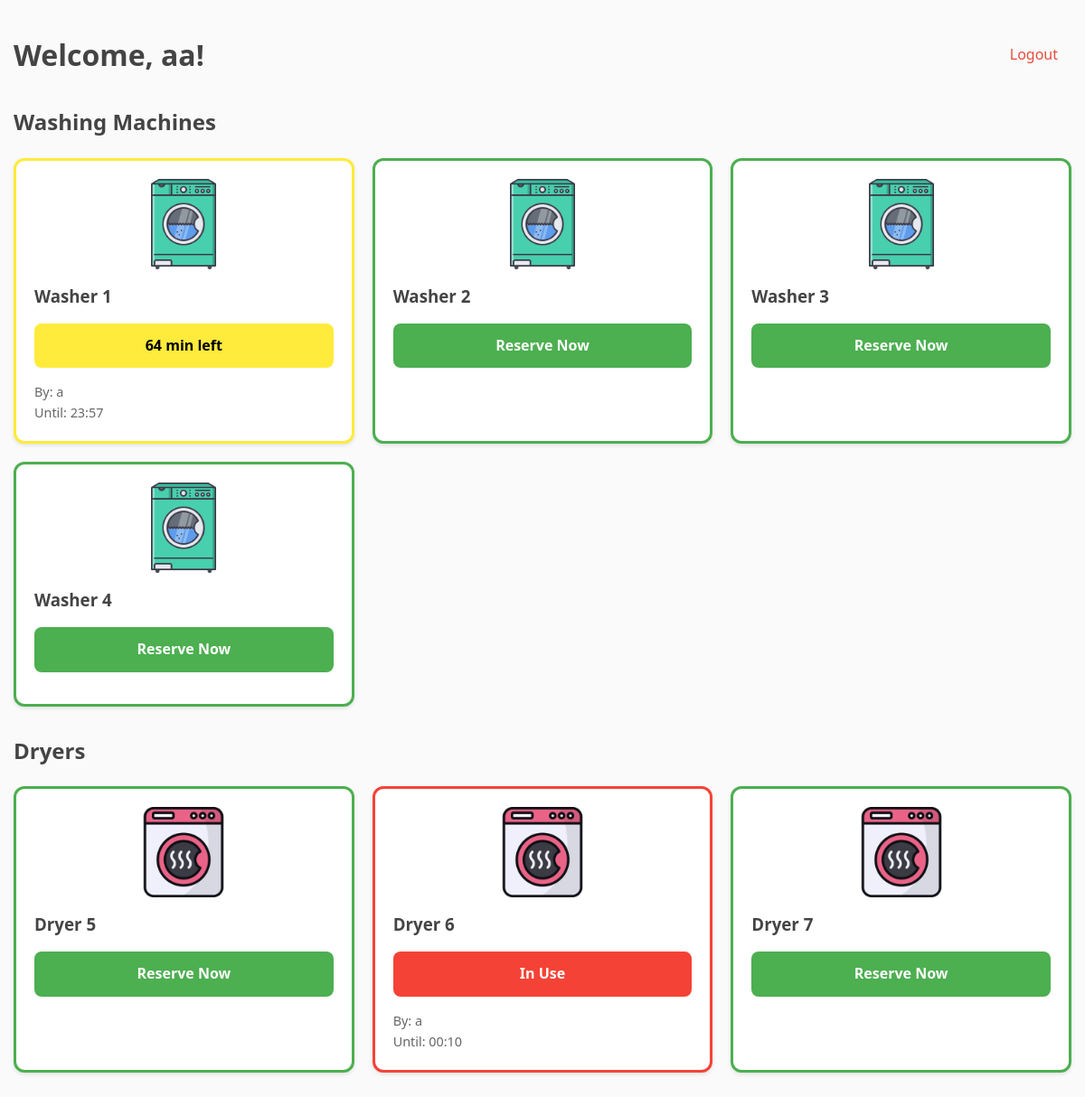
The app's page /index (signed in) with its own data.
### app.py (models this page shows)
class User(UserMixin, db.Model):
    id = db.Column(db.Integer, primary_key=True)
    email = db.Column(db.String(100), unique=True)
    password = db.Column(db.String(200))
    name = db.Column(db.String(100))
    appliances = db.relationship('Appliance', backref='user', lazy=True)

class Appliance(db.Model):
    id = db.Column(db.Integer, primary_key=True)
    type = db.Column(db.String(20))  # 'washer' or 'dryer'
    status = db.Column(db.String(20), default='free')
    user_id = db.Column(db.Integer, db.ForeignKey('user.id'))
    reservation_time = db.Column(db.DateTime)

### app.py (the view)
@app.route('/index')
@login_required
def index():
    appliances = Appliance.query.all()
    for appliance in appliances:
        update_appliance_status(appliance)
    return render_template('index.html',
                         appliances=appliances,
                         datetime=datetime,
                         timedelta=timedelta)

### app.py (called while the page is built)
@login_manager.user_loader
def load_user(user_id):
    return User.query.get(int(user_id))

def update_appliance_status(appliance):
    if appliance.status in ['in_use', 'almost_done'] and appliance.reservation_time:
        time_remaining = appliance.reservation_time + timedelta(hours=1) - datetime.now()
        if time_remaining < timedelta(0):
            appliance.status = 'free'
            appliance.user_id = None
            appliance.reservation_time = None
        elif time_remaining <= timedelta(minutes=10):
            appliance.status = 'almost_done'
        else:
            appliance.status = 'in_use'
        db.session.commit()

### templates/index.html
{% extends "base.html" %}
{% block content %}
<div class="dashboard">
    <header class="header">
        <h1>Welcome, {{ current_user.name }}!</h1>
        <a href="{{ url_for('logout') }}" class="logout-btn">Logout</a>
    </header>
    <div class="appliance-section">
        <h2>Washing Machines</h2>
        <div class="appliance-grid">
            {% for appliance in appliances if appliance.type == 'washer' %}
                {% include 'appliance_card.html' %}
            {% endfor %}
        </div>
    </div>
    <div class="appliance-section">
        <h2>Dryers</h2>
        <div class="appliance-grid">
            {% for appliance in appliances if appliance.type == 'dryer' %}
                {% include 'appliance_card.html' %}
            {% endfor %}
        </div>
    </div>
</div>
{% endblock %}

### templates/appliance_card.html
<div class="appliance-card {{ appliance.status }}">
    <img src="{{ url_for('static', filename='images/' ~ appliance.type ~ '.png') }}"
         alt="{{ appliance.type }}"
         class="appliance-image">
    <div class="appliance-info">
        <h3>{{ appliance.type|title }} {{ appliance.id }}</h3>
        {% if appliance.status == 'free' %}
            <a href="{{ url_for('reserve', appliance_id=appliance.id) }}"
               class="status-btn free">
                Reserve Now
            </a>
        {% else %}
            <div class="status-btn {{ 'almost-done' if appliance.status == 'almost_done' else 'in-use' }}">
                {% if appliance.status == 'almost_done' %}
                    {{ ((appliance.reservation_time + timedelta(hours=1)) - datetime.now()).seconds // 60 }} min left
                {% else %}
                    In Use
                {% endif %}
            </div>
            <div class="reservation-info">
                <p>By: {{ appliance.user.name }}</p>
                <p>Until: {{ (appliance.reservation_time + timedelta(hours=1)).strftime('%H:%M') }}</p>
            </div>
        {% endif %}
    </div>
</div>

### static/style.css (style rules this page uses)
* { box-sizing: border-box; margin: 0; padding: 0; }
body { font-family: 'Segoe UI', system-ui, -apple-system, sans-serif; background: #fafafa; line-height: 1.6; color: #444; }
.dashboard { padding: 20px 0; }
.header { display: flex; justify-content: space-between; align-items: center; margin-bottom: 30px; }
.logout-btn { color: #e74c3c; text-decoration: none; padding: 8px 15px; border-radius: 6px; transition: background 0.3s ease; }
.appliance-section { margin: 30px 0; }
.appliance-section h2 { color: #444; margin-bottom: 20px; }
.appliance-grid { display: grid; gap: 20px; grid-template-columns: repeat(auto-fit, minmax(280px, 1fr)); }
.appliance-card { background: #fff; border-radius: 12px; padding: 20px; box-shadow: 0 2px 4px rgba(0, 0, 0, 0.1); border: 3px solid transparent; transition: transform 0.3s ease; }
.appliance-card.free { border-color: #4CAF50; }
.appliance-card.in_use { border-color: #f44336; }
.appliance-card.almost_done { border-color: #ffeb3b; }
.appliance-image { width: 100%; max-width: 100px; display: block; margin: 0 auto 15px; }
.status-btn { display: block; padding: 12px; border-radius: 8px; text-align: center; font-weight: 600; margin: 15px 0; text-decoration: none; border: none; cursor: pointer; }
.status-btn.free { background: #4CAF50; color: white; }
.status-btn.in-use { background: #f44336; color: white; cursor: not-allowed; }
.status-btn.almost-done { background: #ffeb3b; color: black; animation: pulse 1.5s infinite; }
.reservation-info { font-size: 0.9rem; color: #666; margin-top: 10px; }

### records on screen
User: name "aa"
Appliance: type (picture), type "Washer", id "1", user.name "a", reservation_time "23:57"
Appliance: type (picture), type "Washer", id "2"
Appliance: type (picture), type "Washer", id "3"
Appliance: type (picture), type "Washer", id "4"
Appliance: type (picture), type "Dryer", id "5"
Appliance: type (picture), type "Dryer", id "6", status "In Use", user.name "a", reservation_time "00:10"
Appliance: type (picture), type "Dryer", id "7"
